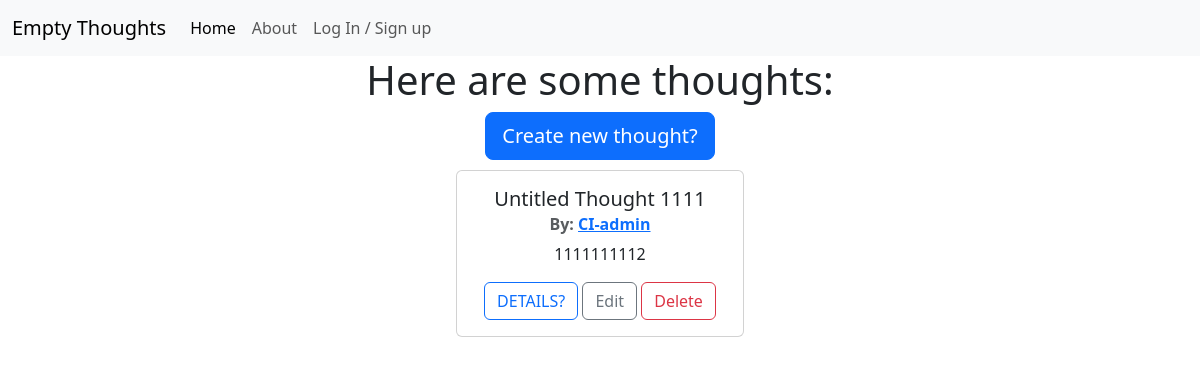
Before: / with the older database file.
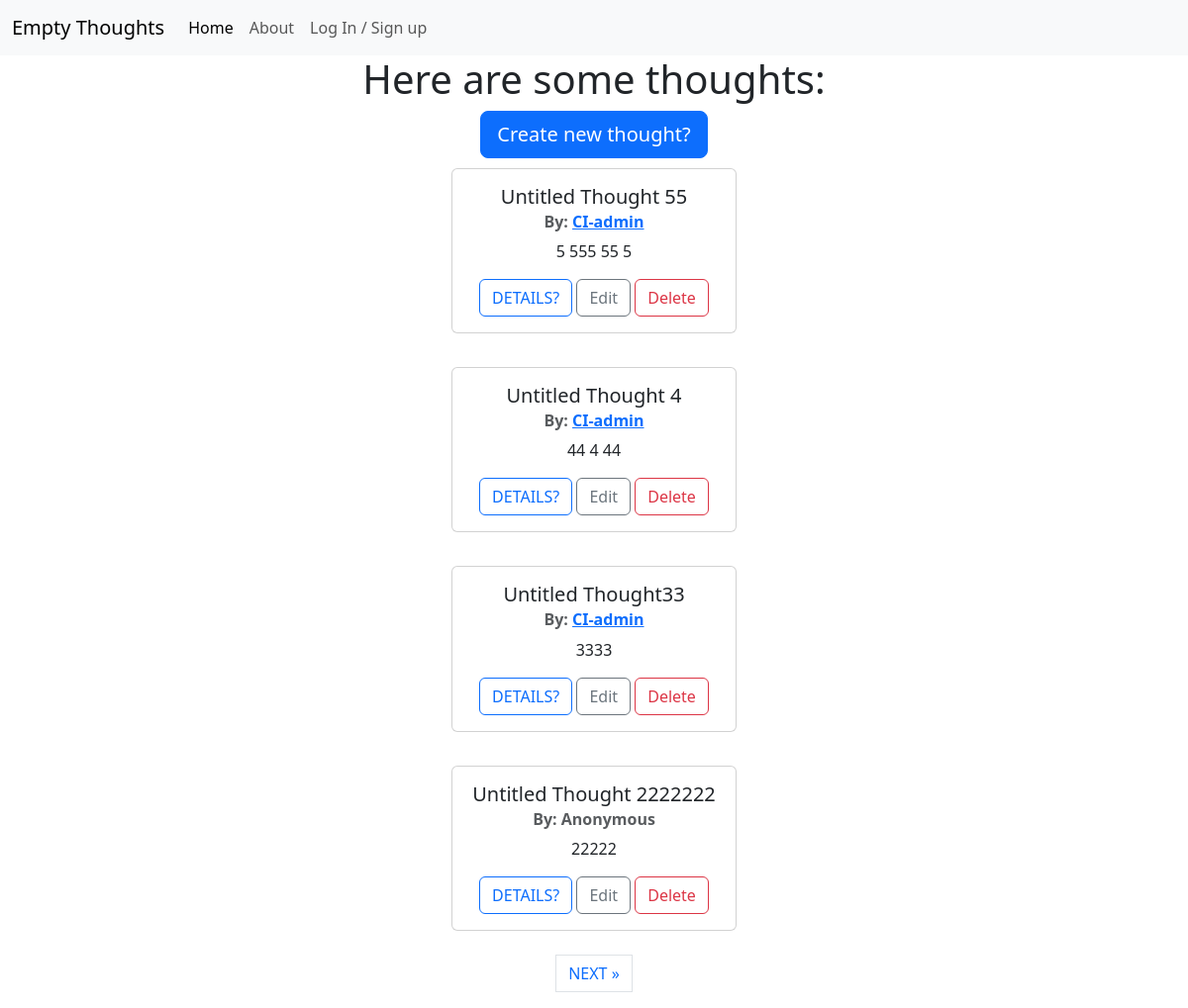
After: the same page with the newer database file.
### thoughts/models.py (models this page shows, shortened)
class Thought(models.Model):
    title = models.CharField(
        max_length=96, null=False, blank=False, default="Untitled Thought")
    author = models.ForeignKey(
        User,
        on_delete=models.CASCADE,
        related_name='thoughts'
        )
    content = models.TextField(max_length=400, null=False, blank=False)
    time = models.TimeField(default=timezone.now)
    anonymous = models.BooleanField(null=False, blank=False, default=True)
    date_created = models.DateTimeField(auto_now_add=True)
    date_updated = models.DateTimeField(auto_now=True)
    likes = models.ManyToManyField(
        User,
        related_name="thought_likes",
        blank=True
        )
    tags = models.ManyToManyField(Tag, blank=True)
    class Meta:
        ordering = ['-date_created']

### thoughts/views.py (the view, shortened to what this page needs)
# urls.py: path('', views.ThoughtList.as_view(), name='home'),
class ThoughtList(generic.ListView):
    model = Thought
    queryset = Thought.objects.order_by('-date_created')
    template_name = 'thoughts/view_thoughts.html'
    paginate_by = 4

### templates/thoughts/view_thoughts.html (shortened to what this page needs)
{% extends 'base.html' %}
{% block content %}
{% load static %}
<div class="container text-center">
    <h1>Here are some thoughts:</h1>
    <a href="/add">
        <button type="button" class="btn btn-primary btn-lg">Create new thought?</button>
    </a>
    {% for thought in thought_list %}
        <div class="card center" style="width: 18rem;">
            <div class="card-body">
                <h5 class="card-title">{{thought.title}}</h5>
                <h6 class="card-subtitle mb-2 text-body-secondary">
                    {% if thought.anonymous %}
                    <strong>By: Anonymous</strong>
                    {% else %}
                    <strong>By: <a a href="/user/{{thought.author.pk}}">{{thought.author}}</a></strong>
                    {% endif %}</h6>
                <p class="card-text">{{thought.content}} </p>
                <a href="/view/{{thought.id}}" class="btn btn-outline-primary">DETAILS?</a>
                <a href="/edit/{{thought.id}}" class="btn btn-outline-secondary">Edit</a>
                <a href="/delete/{{thought.id}}" class="btn btn-outline-danger">Delete</a>
            </div>
        </div>
        <br>
        {% empty %}
        <p>No thoughts, head empty...<br>
        Add new thought?</p>
    {% endfor %}
    {% if is_paginated %}
    <nav aria-label="Page navigation">
        <ul class="pagination justify-content-center">
            {% if page_obj.has_next %}
            <li><a href="?page={{ page_obj.next_page_number }}" class="page-link"> NEXT &raquo;</a></li>
            {% endif %}
        </ul>
    </nav>
    {% endif %}
</div>
{%endblock%}

Changed rows visible on the page:
no longer on this page (row unchanged): Thought: title "Untitled Thought 1111", author "CI-admin", content "1111111112"
added Thought: title "Untitled Thought 55", author "CI-admin", content "5 555 55 5"
added Thought: title "Untitled Thought 4", author "CI-admin", content "44 4 44"
added Thought: title "Untitled Thought33", author "CI-admin", content "3333"
added Thought: title "Untitled Thought 2222222", anonymous "By: Anonymous", content "22222"
Other visible differences:
text now shown: "NEXT »"
